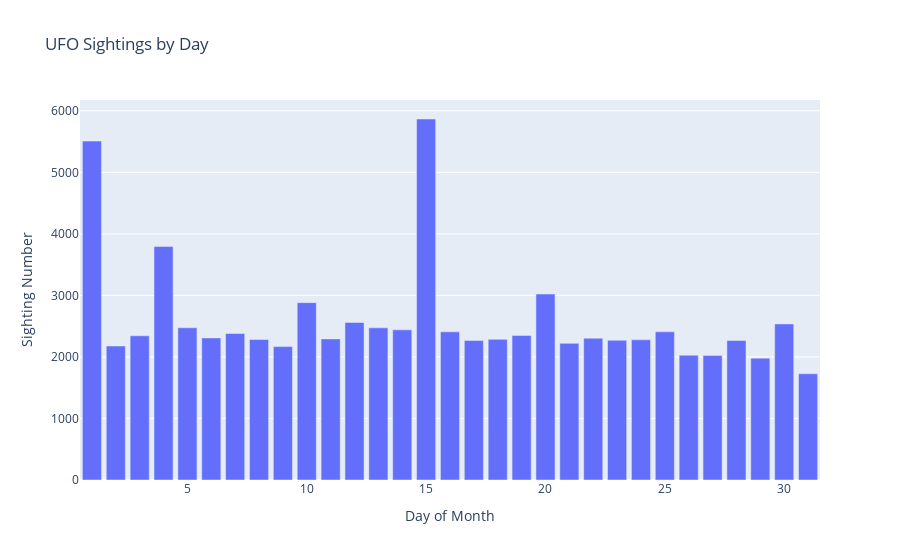

Notebook code cell kept with this figure:
### Code cell
# Calculate the count of UFO sightings by day of the month
day_counts = ufo_df['datetime'].dt.day.value_counts()

# Create a DataFrame with the day of the month and counts
df_day_counts = pd.DataFrame({'Day': day_counts.index, 'Counts': day_counts.values})

# Create the countplot using Plotly
fig = px.bar(df_day_counts, x='Day', y='Counts', title='UFO Sightings by Day')
fig.update_layout(xaxis=dict(title='Day of Month'), yaxis=dict(title='Sighting Number'))

# Show the interactive plot
fig.show()

### Figure 1 — Plotly figure (JSON) as saved in the notebook; plotly's stock layout.template omitted (floating-point values rounded to 4 significant figures)
{"data": [{"alignmentgroup": "True", "hovertemplate": "Day=%{x}<br>Counts=%{y}<extra></extra>", "legendgroup": "", "marker": {"color": "#636efa", "pattern": {"shape": ""}}, "name": "", "offsetgroup": "", "orientation": "v", "showlegend": false, "textposition": "auto", "type": "bar", "x": [15, 1, 4, 20, 10, 12, 30, 5, 13, 14, 25, 16, 7, 19, 3, 6, 22, 11, 18, 8, 24, 23, 28, 17, 21, 2, 9, 26, 27, 29, 31], "xaxis": "x", "y": [5867, 5508, 3794, 3022, 2882, 2560, 2537, 2474, 2473, 2440, 2409, 2408, 2381, 2350, 2344, 2309, 2304, 2293, 2286, 2283, 2279, 2271, 2266, 2266, 2221, 2177, 2168, 2028, 2025, 1980, 1727], "yaxis": "y"}], "layout": {"barmode": "relative", "legend": {"tracegroupgap": 0}, "title": {"text": "UFO Sightings by Day"}, "xaxis": {"anchor": "y", "domain": [0, 1], "title": {"text": "Day of Month"}}, "yaxis": {"anchor": "x", "domain": [0, 1], "title": {"text": "Sighting Number"}}}}
